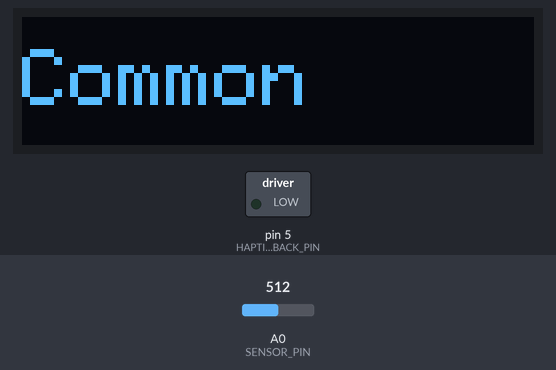
A sketch run on a simulated Arduino Leonardo, built with avr-gcc and run on an emulated ATmega32U4. On the bench: 128×32 one-colour display, switched loads named in the sketch (green lamp = pin HIGH). The inputs (shaded band) are chosen by the test bench; at power-on: A0 (SENSOR_PIN) = 512. What the sketch prints to the serial monitor is not drawn.

Above: at 1.2 s.
1.3 s: A0 (SENSOR_PIN) set to 110
At 2.3 s:
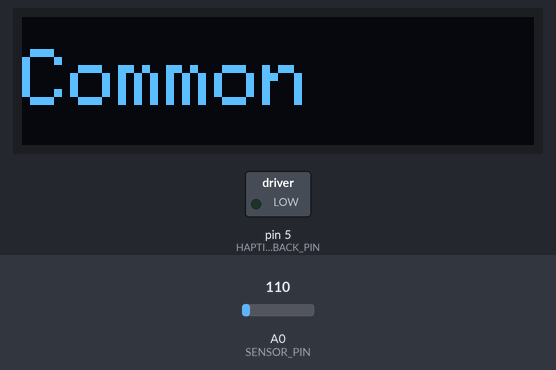
2.9 s: A0 (SENSOR_PIN) set to 92
At 4.0 s:
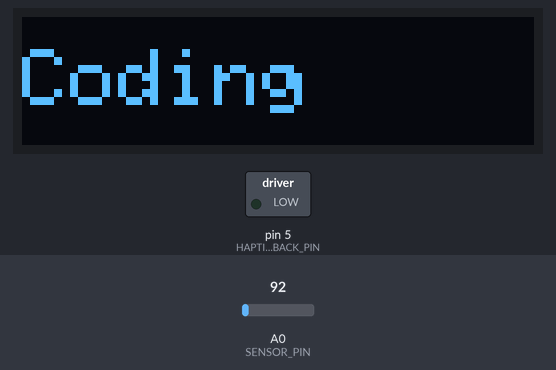
4.5 s: A0 (SENSOR_PIN) set to 0
At 5.2 s:
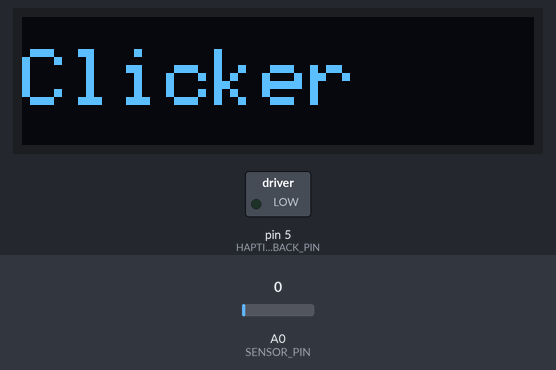
Timing chart, 0 to 7.5 s (numbered marks = the images above; inputs shaded):
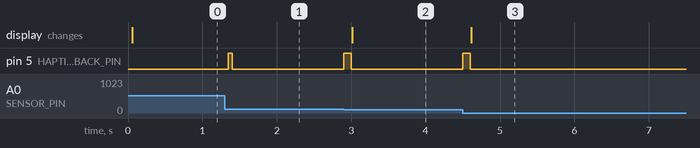

The sketch:

MechKeyPad.ino
```cpp
// -----------------------------------------------------------------------------
// MechKeyPad.ino
//
// Main application file for the MechMacroPad.
// This file is responsible for:
// - Initializing hardware (OLED display, buttons).
// - Creating an instance of the MechMacro logic class.
// - Running the main loop to read button presses and update the display.
// -----------------------------------------------------------------------------

#include <Wire.h>
#include <Adafruit_GFX.h>
#include <Adafruit_SSD1306.h>
#include "MechMacro.h" // Include our custom macro logic class

// --- Pin and Hardware Definitions ---
#define SENSOR_PIN A0
#define SCREEN_WIDTH 128
#define SCREEN_HEIGHT 32
#define OLED_RESET    -1
#define SCREEN_ADDRESS 0x3C

// --- Global Objects ---
// Create an instance of the OLED display
Adafruit_SSD1306 display(SCREEN_WIDTH, SCREEN_HEIGHT, &Wire, OLED_RESET);

// Create an instance of our MechMacro class, selecting WINDOWS as the OS.
// You can change this to MAC if you are on a macOS.
MechMacro macroPad(WINDOWS);

// --- State Variables ---
int lastAnalogValue = -1; // Stores the last read analog value to detect changes

// -----------------------------------------------------------------------------
// SETUP: Runs once when the Arduino starts up.
// -----------------------------------------------------------------------------
void setup() {
  Serial.begin(9600);
  initializeOLED();
  updateDisplay(); // Initial display update
}

// -----------------------------------------------------------------------------
// LOOP: Runs continuously after setup().
// -----------------------------------------------------------------------------
void loop() {
  // Read the current analog value from the buttons
  int currentAnalogValue = analogRead(SENSOR_PIN);

  // Check if the button state has changed (pressed or released)
  if (currentAnalogValue != lastAnalogValue) {
    // A button has been pressed. Let the MechMacro class handle it.
    // The class contains all the logic for debouncing and executing actions.
    macroPad.handleButtonPress(currentAnalogValue);

    // After handling the press, update the display with the new state
    updateDisplay();

    // Update the last known value
    lastAnalogValue = currentAnalogValue;
  }

  // Also, let the MechMacro class handle any time-based tasks, like the clicker mode.
  macroPad.updateClickerMode();
}

// --- Helper Functions ---

/**
 * @brief Initializes the OLED display.
 */
void initializeOLED() {
  if (!display.begin(SSD1306_SWITCHCAPVCC, SCREEN_ADDRESS)) {
    Serial.println(F("[OLED] - SSD1306 allocation failed"));
    for (;;); // Don't proceed, loop forever
  }
  display.clearDisplay();
  display.setTextColor(SSD1306_WHITE);
  display.display();
}

/**
 * @brief Clears the display and shows the current menu name.
 * It gets the menu name from our macroPad object.
 */
void updateDisplay() {
  display.clearDisplay();
  display.setTextSize(2); // Use a larger font for the menu title
  display.setCursor(0, 8);

  // Get the current menu name from the MechMacro object and print it
  display.print(macroPad.getCurrentMenuName());

  display.display();
}
```

MechMacro.cpp
```cpp
#include "MechMacro.h"

// --- Macro and Menu Data Definitions ---
// The data for macros is defined here. It's clean and easy to modify.

// Common shortcuts
const Macro COMMON_MACROS[5] = {
    {"Copy", {KEY_LEFT_CTRL, 'c', 0}, {KEY_LEFT_GUI, 'c', 0}},
    {"Paste", {KEY_LEFT_CTRL, 'v', 0}, {KEY_LEFT_GUI, 'v', 0}},
    {"Cut", {KEY_LEFT_CTRL, 'x', 0}, {KEY_LEFT_GUI, 'x', 0}},
    {"Undo", {KEY_LEFT_CTRL, 'z', 0}, {KEY_LEFT_GUI, 'z', 0}},
    {"Save", {KEY_LEFT_CTRL, 's', 0}, {KEY_LEFT_GUI, 's', 0}}
};

// Shortcuts for coding
const Macro CODING_MACROS[5] = {
    {"Comment", {KEY_LEFT_CTRL, 'k', 'c'}, {KEY_LEFT_GUI, '/', 0}},
    {"Format", {KEY_LEFT_SHIFT, KEY_LEFT_ALT, 'f'}, {KEY_LEFT_SHIFT, KEY_LEFT_ALT, 'f'}},
    {"Find All", {KEY_LEFT_CTRL, KEY_LEFT_SHIFT, 'f'}, {KEY_LEFT_GUI, KEY_LEFT_SHIFT, 'f'}},
    {"Debug", {KEY_F5, 0, 0}, {KEY_F5, 0, 0}},
    {"Build", {KEY_F7, 0, 0}, {KEY_F7, 0, 0}}
};

// Menu definitions that tie everything together
const Menu MENUS[MENU_COUNT] = {
    {"Clicker", CLICKER_MODE, NULL},
    {"Common", COMMONS_MODE, COMMON_MACROS},
    {"Coding", CODING_MODE, CODING_MACROS}
};

// --- Private Variables ---
static unsigned long lastClickTime = 0;

// -----------------------------------------------------------------------------
// PUBLIC FUNCTIONS
// -----------------------------------------------------------------------------

/**
 * @brief Constructs the MechMacro object.
 * @param selectedOS The operating system (WINDOWS or MAC) for key mappings.
 */
MechMacro::MechMacro(OperatingSystem selectedOS) {
    this->currentOS = selectedOS;
    this->currentMode = COMMONS_MODE; // Start with Common macros by default
    this->lastButtonPressTime = 0;
    pinMode(HAPTIC_FEEDBACK_PIN, OUTPUT);
    digitalWrite(HAPTIC_FEEDBACK_PIN, LOW);
}

/**
 * @brief Handles button press logic, including debouncing.
 * @param analogValue The raw analog reading from the button pin.
 */
void MechMacro::handleButtonPress(int analogValue) {
    // Debounce: Ignore presses that are too close together
    if (millis() - lastButtonPressTime < DEBOUNCE_DELAY_MS) {
        return;
    }

    int buttonIndex = getButtonIndex(analogValue);

    // If no valid button was detected, do nothing.
    if (buttonIndex == -1) return;

    // A valid button was pressed, so update the time
    lastButtonPressTime = millis();

    // Button 5 (the 6th button) is dedicated to switching menus
    if (buttonIndex == 5) {
        switchMacroSet();
    } else {
        executeMacro(buttonIndex);
    }
}

/**
 * @brief Updates the clicker mode functionality.
 */
void MechMacro::updateClickerMode() {
    if (currentMode == CLICKER_MODE && millis() - lastClickTime >= CLICKER_MODE_INTERVAL_MS) {
        lastClickTime = millis();
        Keyboard.press(' '); // Example: send a spacebar press
        delay(RELEASE_DELAY_MS);
        Keyboard.releaseAll();
    }
}

/**
 * @brief Returns the name of the currently active menu.
 * @return A const char* to the menu name.
 */
const char* MechMacro::getCurrentMenuName() {
    return MENUS[currentMode].name;
}


// -----------------------------------------------------------------------------
// PRIVATE (HELPER) FUNCTIONS
// -----------------------------------------------------------------------------

/**
 * @brief Executes a specific macro.
 * @param buttonIndex The index (0-4) of the pressed button.
 */
void MechMacro::executeMacro(int buttonIndex) {
    const Menu& currentMenu = MENUS[currentMode];

    // Check if the current menu has macros and the index is valid
    if (currentMenu.macros == NULL || buttonIndex >= 5) {
        return;
    }

    const Macro& selectedMacro = currentMenu.macros[buttonIndex];
    const uint8_t* keys = (currentOS == WINDOWS) ? selectedMacro.winKeys : selectedMacro.macKeys;

    for (int i = 0; i < 3 && keys[i] != 0; i++) {
        Keyboard.press(keys[i]);
    }
    delay(RELEASE_DELAY_MS);
    Keyboard.releaseAll();

    provideHapticFeedback(50); // Provide a short feedback pulse
}

/**
 * @brief Switches to the next available menu.
 */
void MechMacro::switchMacroSet() {
    currentMode = (MenuMode)((currentMode + 1) % MENU_COUNT);
    provideHapticFeedback(100); // Provide a longer pulse for menu change

    Serial.print("Switched to mode: "); // For debugging
    Serial.println(MENUS[currentMode].name);
}

/**
 * @brief Provides haptic feedback by vibrating the motor.
 * @param durationMs The duration of the vibration in milliseconds.
 */
void MechMacro::provideHapticFeedback(int durationMs) {
    digitalWrite(HAPTIC_FEEDBACK_PIN, HIGH);
    delay(durationMs);
    digitalWrite(HAPTIC_FEEDBACK_PIN, LOW);
}

/**
 * @brief Finds the button index corresponding to an analog value using ranges.
 * @param analogValue The analog reading to check.
 * @return The index of the button (0-5) or -1 if no match is found.
 */
int MechMacro::getButtonIndex(int analogValue) {
    if (analogValue >= 900) return 2;      // Target: 1023
    if (analogValue >= 700) return 1;      // Target: 819
    if (analogValue >= 500) return 0;      // Target: 614
    if (analogValue >= 300) return 3;      // Target: 408
    if (analogValue >= 100) return 4;      // Target: 203
    if (analogValue >= 0)   return 5;      // Target: 0
    return -1; // No button press detected
}
```

MechMacro.h
```cpp
#ifndef MECHMACRO_H
#define MECHMACRO_H

#include <Arduino.h>
#include <Keyboard.h>

// General Constants
#define HAPTIC_FEEDBACK_PIN 5
#define RELEASE_DELAY_MS 50
#define CLICKER_MODE_INTERVAL_MS 1000
#define DEBOUNCE_DELAY_MS 150
#define MACRO_COUNT 15
#define BUTTON_COUNT 6

enum OperatingSystem { WINDOWS = 0, MAC = 1 };
enum MenuMode { CLICKER_MODE = 0, COMMONS_MODE = 1, CODING_MODE = 2, MENU_COUNT = 3 };

struct Macro {
    const char* name;
    uint8_t winKeys[3];
    uint8_t macKeys[3];
};

struct Menu {
    const char* name;
    MenuMode mode;
    const Macro* macros;
};

class MechMacro {
public:
    MechMacro(OperatingSystem selectedOS);
    void handleButtonPress(int analogValue);
    void updateClickerMode();
    const char* getCurrentMenuName();

private:
    OperatingSystem currentOS;
    MenuMode currentMode;
    unsigned long lastButtonPressTime;

    void executeMacro(int buttonIndex);
    void switchMacroSet();
    void provideHapticFeedback(int durationMs);
    int getButtonIndex(int analogValue);
};

#endif // MECHMACRO_H
```

Measured:
- the behaviour switches between 100 and 99 on A0 (SENSOR_PIN) (found by bisection; images 1 and 2)
- after the input at 1.3 s, pin 5 (HAPTIC_FEEDBACK_PIN): LOW → HIGH after 0.05 s, → LOW 0.05 s later
- after the input at 2.9 s, pin 5 (HAPTIC_FEEDBACK_PIN): LOW → HIGH at once, → LOW 0.10 s later; the display: changes after 0.11 s (image 2)
- after the input at 4.5 s, pin 5 (HAPTIC_FEEDBACK_PIN): LOW → HIGH at once, → LOW 0.10 s later; the display: changes after 0.11 s (image 3)
